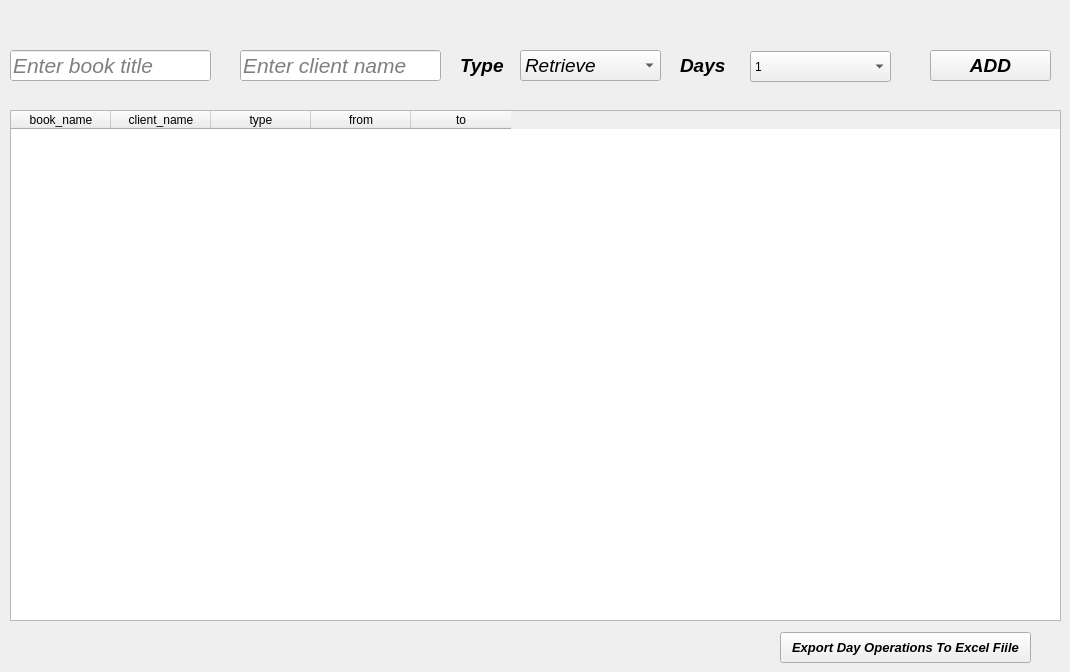
    <widget class="QWidget" name="tab">
     <attribute name="title">
      <string>Tab 1</string>
     </attribute>
     <widget class="QPushButton" name="pushButton_6">
      <property name="geometry">
       <rect>
        <x>930</x>
        <y>50</y>
        <width>121</width>
        <height>31</height>
       </rect>
      </property>
      <property name="font">
       <font>
        <family>Segoe UI</family>
        <pointsize>14</pointsize>
        <weight>75</weight>
        <italic>true</italic>
        <bold>true</bold>
       </font>
      </property>
      <property name="text">
       <string>ADD</string>
      </property>
      <property name="iconSize">
       <size>
        <width>20</width>
        <height>20</height>
       </size>
      </property>
     </widget>
     <widget class="QLineEdit" name="lineEdit">
      <property name="geometry">
       <rect>
        <x>10</x>
        <y>50</y>
        <width>201</width>
        <height>31</height>
       </rect>
      </property>
      <property name="font">
       <font>
        <family>Segoe UI</family>
        <pointsize>16</pointsize>
        <italic>true</italic>
       </font>
      </property>
      <property name="autoFillBackground">
       <bool>true</bool>
      </property>
      <property name="placeholderText">
       <string>Enter book title</string>
      </property>
     </widget>
     <widget class="QLabel" name="label">
      <property name="geometry">
       <rect>
        <x>460</x>
        <y>50</y>
        <width>51</width>
        <height>31</height>
       </rect>
      </property>
      <property name="minimumSize">
       <size>
        <width>51</width>
        <height>0</height>
       </size>
      </property>
      <property name="font">
       <font>
        <family>Segoe UI</family>
        <pointsize>11</pointsize>
        <weight>75</weight>
        <italic>true</italic>
        <bold>true</bold>
       </font>
      </property>
      <property name="text">
       <string>&lt;html&gt;&lt;head/&gt;&lt;body&gt;&lt;p&gt;&lt;span style=&quot; font-size:14pt;&quot;&gt;Type&lt;/span&gt;&lt;/p&gt;&lt;/body&gt;&lt;/html&gt;</string>
      </property>
     </widget>
     <widget class="QLabel" name="label_2">
      <property name="geometry">
       <rect>
        <x>680</x>
        <y>50</y>
        <width>51</width>
        <height>31</height>
       </rect>
      </property>
      <property name="font">
       <font>
        <family>Segoe UI</family>
        <pointsize>11</pointsize>
        <weight>75</weight>
        <italic>true</italic>
        <bold>true</bold>
       </font>
      </property>
      <property name="text">
       <string>&lt;html&gt;&lt;head/&gt;&lt;body&gt;&lt;p&gt;&lt;span style=&quot; font-size:14pt; font-weight:600;&quot;&gt;Days&lt;/span&gt;&lt;/p&gt;&lt;/body&gt;&lt;/html&gt;</string>
      </property>
     </widget>
     <widget class="QComboBox" name="comboBox">
      <property name="geometry">
       <rect>
        <x>520</x>
        <y>50</y>
        <width>141</width>
        <height>31</height>
       </rect>
      </property>
      <property name="font">
       <font>
        <family>Segoe UI</family>
        <pointsize>14</pointsize>
        <weight>50</weight>
        <italic>true</italic>
        <bold>false</bold>
       </font>
      </property>
      <property name="autoFillBackground">
       <bool>true</bool>
      </property>
      <item>
       <property name="text">
        <string>Retrieve </string>
       </property>
      </item>
      <item>
       <property name="text">
        <string>Rent</string>
       </property>
      </item>
     </widget>
     <widget class="QComboBox" name="comboBox_2">
      <property name="geometry">
       <rect>
        <x>750</x>
        <y>51</y>
        <width>141</width>
        <height>31</height>
       </rect>
      </property>
      <property name="mouseTracking">
       <bool>false</bool>
      </property>
      <property name="tabletTracking">
       <bool>false</bool>
      </property>
      <property name="acceptDrops">
       <bool>false</bool>
      </property>
      <property name="autoFillBackground">
       <bool>true</bool>
      </property>
      <item>
       <property name="text">
        <string>1</string>
       </property>
      </item>
      <item>
       <property name="text">
        <string>2</string>
       </property>
      </item>
      <item>
       <property name="text">
        <string>3</string>
       </property>
      </item>
      <item>
       <property name="text">
        <string>4</string>
       </property>
      </item>
      <item>
       <property name="text">
        <string>5</string>
       </property>
      </item>
      <item>
       <property name="text">
        <string>6</string>
       </property>
      </item>
      <item>
       <property name="text">
        <string>7</string>
       </property>
      </item>
      <item>
       <property name="text">
        <string>8</string>
       </property>
      </item>
      <item>
       <property name="text">
        <string>9</string>
       </property>
      </item>
      <item>
       <property name="text">
        <string>10</string>
       </property>
      </item>
      <item>
       <property name="text">
        <string>11</string>
       </property>
      </item>
      <item>
       <property name="text">
        <string>12</string>
       </property>
      </item>
      <item>
       <property name="text">
        <string>13</string>
       </property>
      </item>
      <item>
       <property name="text">
        <string>14</string>
       </property>
      </item>
      <item>
       <property name="text">
        <string>15</string>
       </property>
      </item>
     </widget>
     <widget class="QLineEdit" name="lineEdit_5">
      <property name="geometry">
       <rect>
        <x>240</x>
        <y>50</y>
        <width>201</width>
        <height>31</height>
       </rect>
      </property>
      <property name="font">
       <font>
        <family>Segoe UI</family>
        <pointsize>16</pointsize>
        <italic>true</italic>
       </font>
      </property>
      <property name="autoFillBackground">
       <bool>true</bool>
      </property>
      <property name="placeholderText">
       <string>Enter client name</string>
      </property>
     </widget>
     <widget class="QTableWidget" name="tableWidget_6">
      <property name="geometry">
       <rect>
        <x>10</x>
        <y>110</y>
        <width>1051</width>
        <height>511</height>
       </rect>
      </property>
      <column>
       <property name="text">
        <string>book_name</string>
       </property>
      </column>
      <column>
       <property name="text">
        <string>client_name</string>
       </property>
      </column>
      <column>
       <property name="text">
        <string>type</string>
       </property>
      </column>
      <column>
       <property name="text">
        <string>from</string>
       </property>
      </column>
      <column>
       <property name="text">
        <string>to</string>
       </property>
      </column>
     </widget>
     <widget class="QPushButton" name="pushButton_30">
      <property name="geometry">
       <rect>
        <x>780</x>
        <y>632</y>
        <width>251</width>
        <height>31</height>
       </rect>
      </property>
      <property name="font">
       <font>
        <family>Segoe UI</family>
        <pointsize>10</pointsize>
        <weight>75</weight>
        <italic>true</italic>
        <bold>true</bold>
       </font>
      </property>
      <property name="text">
       <string>Export Day Operations To Excel Fiile</string>
      </property>
     </widget>
     <zorder>label</zorder>
     <zorder>pushButton_6</zorder>
     <zorder>lineEdit</zorder>
     <zorder>label_2</zorder>
     <zorder>comboBox</zorder>
     <zorder>comboBox_2</zorder>
     <zorder>lineEdit_5</zorder>
     <zorder>tableWidget_6</zorder>
     <zorder>pushButton_30</zorder>
    </widget>
